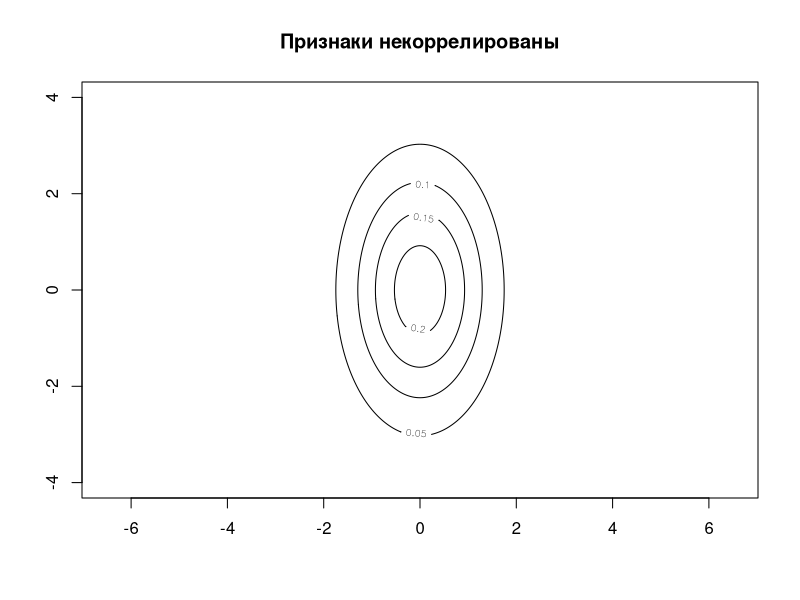

Source code (R):
  lines_draw = function(mu, cov,  title) {  
    det = det(cov)
    a = cov[1,1]
    b = cov[1,2]
    c = cov[2,1]
    d = cov[2,2]
    mu1 = mu[1]
    mu2 = mu[2]
    A = d/det
    B = (-b-c)/det
    C = a/det
    D = (-2*d*mu1 + b*mu2 + c*mu2)/det
    E = (b*mu1 + c*mu1 - 2*a*mu2)/det
    f = (d*mu1*mu1-b*mu1*mu2-c*mu1*mu2+a*mu2*mu2)/det
    
    x = y = seq(-4, 4, 0.04 )
    
    z = outer(x, y, function(x, y) 1/sqrt(2*pi*d) * exp(-1/2 * (A*x*x+B*y*x+C*y*y+D*x+E*y+f)))
    
    
    contour(x, y, z, levels=seq(0,1,0.05), main=title, drawlabels=T, asp=1)
    
  }


#lines_draw(c(0,0), matrix(c(1,0,0,1), nrow=2, ncol=2),  title="Признаки имеют одинаковые дисперсии")
#lines_draw(c(0,0), matrix(c(1,1,0,1), nrow = 2, ncol = 2),  title="Признаки коррелированы")
 #lines_draw(c(0,0), matrix(c(3,0,0,1), nrow=2, ncol=2),  title="Признаки некоррелированы")

lines_draw(c(0,0), matrix(c(1,0,0,3), nrow=2, ncol=2),  title="Признаки некоррелированы")
